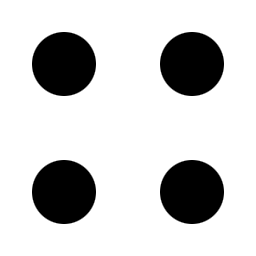
%> input picture Exercise/11603990329_zq_1/11603990329_1_5/image/pic020201A.tif, 256 x 256 px
$ octave main.m   (GNU Octave 9; MATLAB toolbox functions it lacks are replaced by stand-ins)
%> lines starting %> are read from the running program, lines starting %| are printed output that depends on the picture
%> further down, f is the input picture: size 256x256 uint8; min 0, max 255, mean 204.9
### Exercise/11603990329_zq_1/11603990329_1_5/move.m
function g = move(f, r, c)
%> called with r = 20, c = 20
    [M, N] = size(f);
%> M = 256; N = 256
    g1 = zeros(M, N);
    g = im2uint8(g1);
    for i = 1:M
        for j = 1:N
            x = floor(i + r);
            y = floor(j + c);
            if(x < M && y < N)
                g(x, y) = f(i, j);
            end
        end
    end
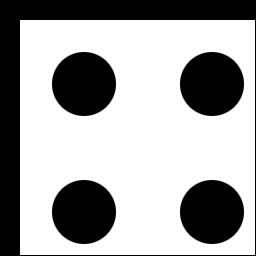
%> g: size 256x256 uint8; min 0, max 255, mean 164.8
end

### Exercise/11603990329_zq_1/11603990329_1_5/main.m
f = imread('image/pic020201A.tif');
g = move(f, 20, 20);
figure;
subplot(2,2,1); imshow(f); title('原始图像');
subplot(2,2,2); imshow(g); title('平移后图像');
a = imsubtract(f, g);
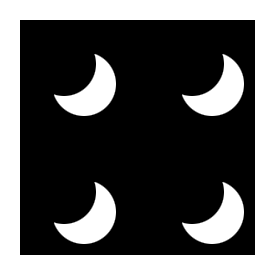
%> a: size 256x256 uint8; min 0, max 255, mean 67.3
subplot(2,2,3); imshow(a); title('f-g');
b = imdivide(f, g);
subplot(2,2,4); imshow(b); title('f/g');
